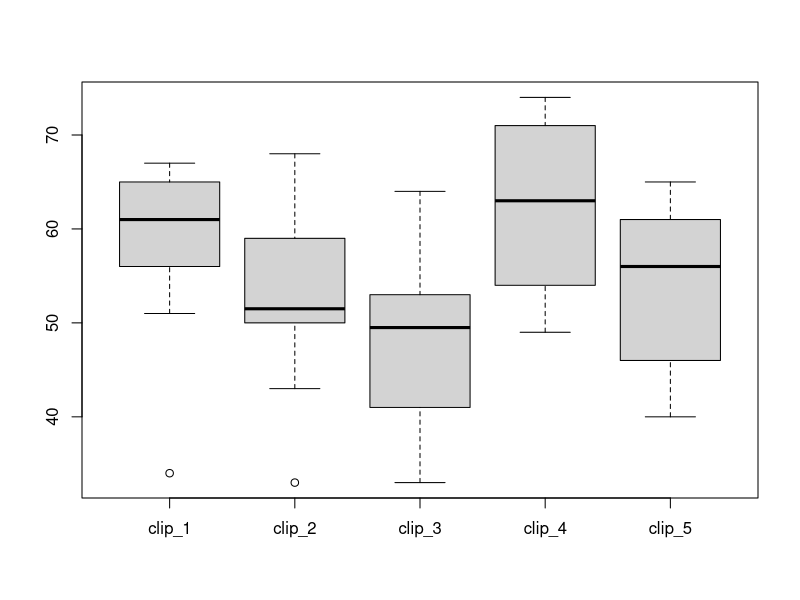

Reproduce this figure in R.
require(gplots) # for textplot function
pdf(file = "homework_6_solutions.pdf", width = 8.5, height = 11, family = "Helvetica",
    title = "PSY304B Homework #6", bg = "white")

require(nlme)

sep = "\n**----**\n" # Output separator
options(show.signif.stars = FALSE)

clip.frame =
  data.frame(clip_1 = c(51, 62, 67, 56, 60, 63, 65, 60, 65, 34),
             clip_2 = c(50, 52, 33, 59, 51, 54, 68, 51, 60, 43),
             clip_3 = c(56, 53, 38, 41, 33, 49, 64, 49, 50, 53),
             clip_4 = c(66, 73, 74, 71, 51, 49, 57, 60, 68, 54),
             clip_5 = c(46, 65, 60, 53, 42, 61, 57, 64, 40, 55))
clip.frame.stack = stack(clip.frame)
colnames(clip.frame.stack) = c("Response", "Clip_Number")

boxplot(clip.frame)
# lmList(Response ~ Clip_Number, data = clip.frame.stack)

clip.aov = aov(Response ~ Clip_Number, data = clip.frame.stack)
clip.summary = summary(clip.aov)
clip.summary

clip.lme.1 <- lme(Response ~ Clip_Number, random = ~ 1 | Clip_Number, data = clip.frame.stack)
clip.lme.2 <- lm(Response ~ Clip_Number, data = clip.frame.stack)
anova(clip.lme.1, clip.lme.2)

MSB = clip.summary[[1]]$"Mean Sq"[1]
MSW = clip.summary[[1]]$"Mean Sq"[2]
n = 10

clip.var.rho = (MSB - MSW) / (MSB + (n - 1) * MSW)

MSB; MSW; clip.var.rho

drug.frame =
  data.frame(response = c(81, 91, 67, 109, 93, 95, 106, 105, 109,
                          86, 75, 79, 105, 111, 95, 111, 106, 102,
                          89, 95, 99, 106, 115, 102, 106, 115, 102,
                          106, 111, 103, 115, 117, 106, 111, 118, 114),
             hospital = rep(c("LA_General", "Chicago_VA",
                              "Des_Moines_Baptist", "Nashville_Centennial"),
                            each = 9),
             drug = rep(LETTERS[1:3], each = 3))

with(drug.frame, tapply(response, INDEX = list(hospital, drug), mean))
# output = c(output, "", capture.output(
with(drug.frame, tapply(response, drug, mean))
with(drug.frame, tapply(response, hospital, mean))
mean(drug.frame$response)

# fixed effects
drug.aov = aov(response ~ hospital * drug, data = drug.frame)
summary(drug.aov)

drug.lme = lme(response ~ drug * hospital, random = ~ 1 | hospital, data = drug.frame)
summary(drug.lme)
